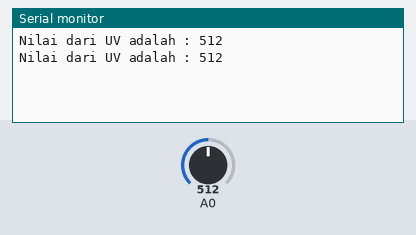
This sketch was run on a simulated Teensy 4. On the bench: the last lines printed to the serial monitor. The test bench sets the inputs (shaded band); at power-on: A0 = 512.

Above: at 1.8 s.
1.9 s: A0 set to 716
At 2.8 s:
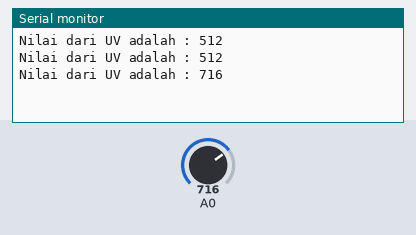
3.4 s: A0 set to 900
At 4.8 s:
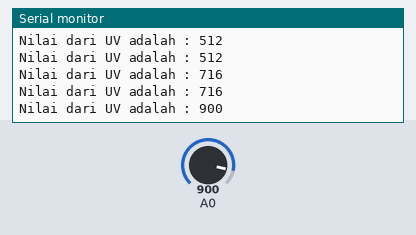
Timing chart, 0 to 6.4 s (numbered marks = the images above; inputs shaded):
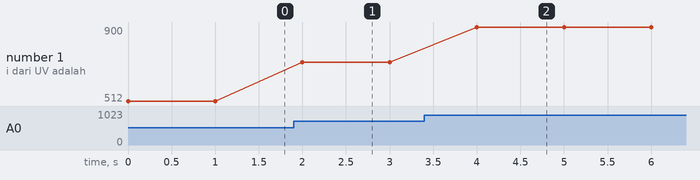

The sketch:

uvm30A.ino
```cpp
/*
# This Sample code is for testing the UV Sensor .
#Connection:
    VCC-5V
    GND-GND
    OUT-Analog pin 0
*/

void setup()
{
  Serial.begin(9600);// open serial port, set the baud rate to 9600 bps
}
void loop()
{
  int sensorValue;
  sensorValue = analogRead(0);//connect UV sensors to Analog 0
  Serial.print    ("Nilai dari UV adalah : ");
  Serial.println(sensorValue);//print the value to serial
  delay(1000);
}
```

Measured:
- after the input at 1.9 s, the serial monitor: prints a new line after 0.10 s (image 1)
- after the input at 3.4 s, the serial monitor: prints a new line after 0.60 s (image 2)
- plotted number 1: 512 → 716 after the input at 1.9 s, 716 → 900 after the input at 3.4 s
